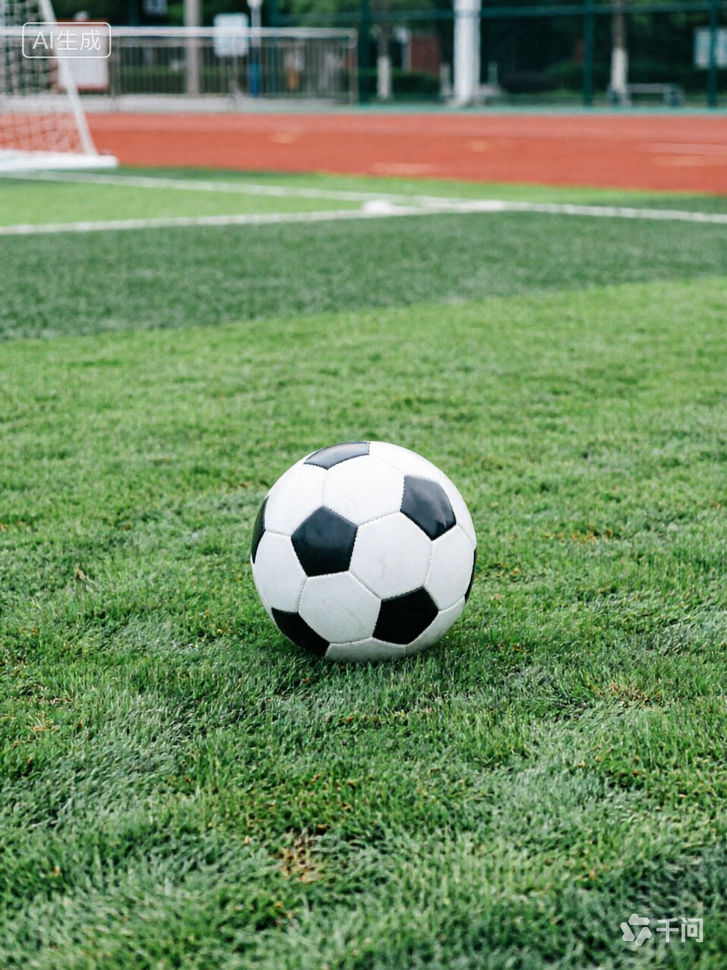
#> input picture 算法组/Week2/tangziyi/image/1.png, 727 x 970 px, shrunk from 960 x 1280 before the run, given in place of 1.jpeg, which was not available
$ python week2_task1.py
#> lines starting #> are read from the running program, lines starting #| are printed output that depends on the picture; after the words box and inside, x2 and y2 are one past the last pixel; in counts of white or black regions, pixels touching at a corner belong together
import cv2
import numpy as np

# 1. 读取图片（注意你的图片路径，如果叫 2.jpeg 就改成 2.jpeg）
img = cv2.imread(r'D:\MyCode\data\images\1.jpeg')
#> img is the input picture: shape (970, 727, 3); mean B, G, R 97.3, 138.6, 111.6

# 2. 极其重要：检查图片有没有读进来
if img is None:
    print("❌ 错误：找不到图片，请检查路径！")
else:
    print("图片读取成功！开始检测...")

    # 3. 转成 HSV 颜色空间
    hsv = cv2.cvtColor(img, cv2.COLOR_BGR2HSV)
#> hsv: shape (970, 727, 3); mean H, S, V 56.1, 97.9, 144.2

    # 4. 设定目标颜色（绿色）的 HSV 范围
    lower_green = np.array([35, 43, 46])
    upper_green = np.array([90, 255, 255])

    # 5. 生成掩膜
    mask = cv2.inRange(hsv, lower_green, upper_green)
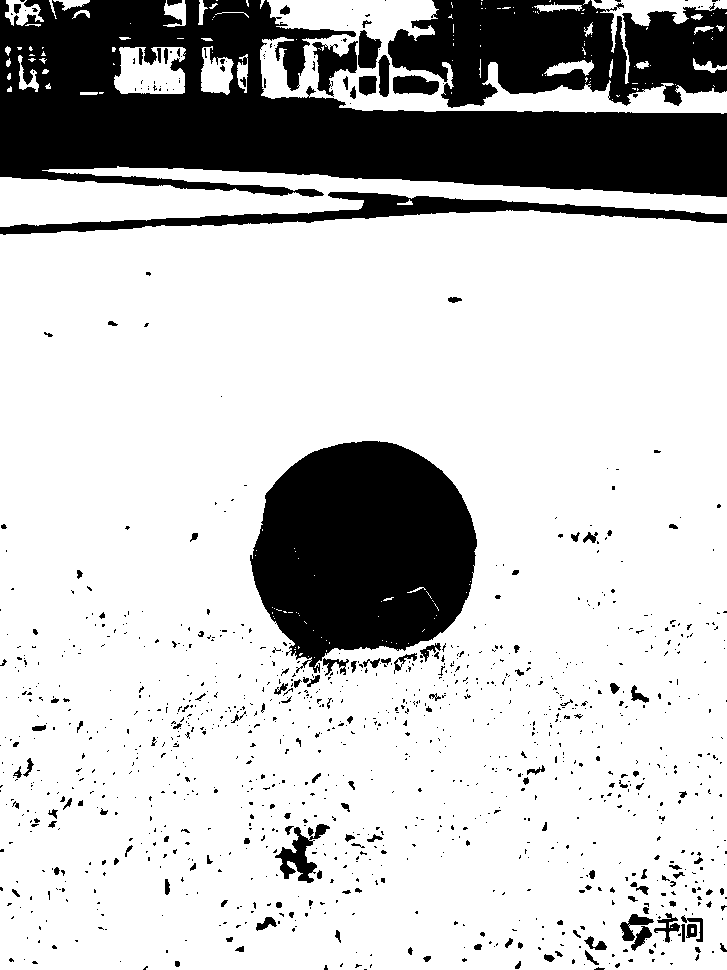
#> mask: shape (970, 727); 76.7% white; 1155 black regions (1004 under 20 px)

    # 6. 找轮廓
    contours, _ = cv2.findContours(mask, cv2.RETR_EXTERNAL, cv2.CHAIN_APPROX_SIMPLE)
#> contours = 113 contours, 87 with area under 20; largest, box (x1, y1, x2, y2) and area: (0, 210, 727, 970) 542853, (0, 166, 727, 227) 19294, (260, 0, 727, 114) 19088, (114, 47, 186, 94) 2638, (591, 0, 727, 84) 1848

    # 7. 判断有没有找到东西
    if len(contours) == 0:
        print("❌ 未检测到目标！")
    else:
        # 8. 找面积最大的轮廓
        largest_contour = max(contours, key=cv2.contourArea)
#> largest_contour = contour of 295 points, box (x1, y1, x2, y2) (0, 210, 727, 970), area 542853
        area = cv2.contourArea(largest_contour)
#> area = 542853

        # 9. 过滤噪点
        if area < 500:
            print(f"检测到了物体，但面积({area})太小，判定为噪点。")
        else:
            # 10. 计算外接矩形，算出中心点 u, v
            x, y, w, h = cv2.boundingRect(largest_contour)
#> x = 0; y = 210; w = 727; h = 760
            u = x + w // 2
#> u = 363
            v = y + h // 2
#> v = 590

            # 终端输出坐标
            print(f"✅ 检测成功！目标面积: {area}")
#| ✅ 检测成功！目标面积: 542853.0
            print(f"✅ 目标中心点坐标: u={u}, v={v}")
#| ✅ 目标中心点坐标: u=363, v=590

$ run again, with 算法组/Week2/tangziyi/image/2.png copied over 算法组/Week2/tangziyi/image/1.png
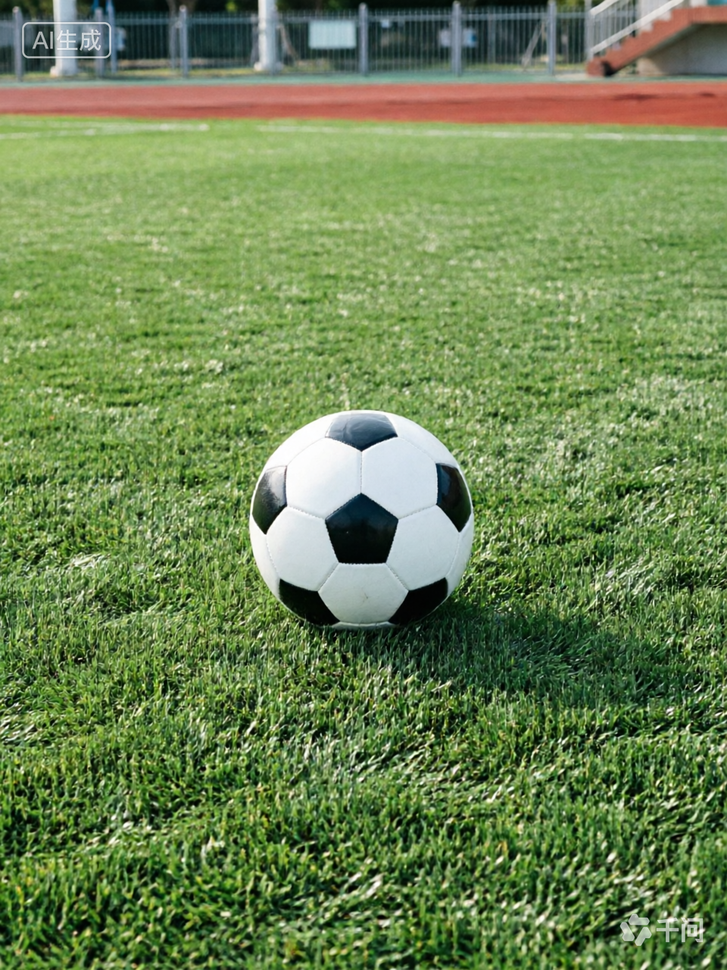
#> input picture 算法组/Week2/tangziyi/image/2.png, 727 x 970 px, shrunk from 960 x 1280 before the run, given in place of 1.jpeg, which was not available
#> img is the input picture: shape (970, 727, 3); mean B, G, R 82.7, 132.6, 109.1
#> hsv: shape (970, 727, 3); mean H, S, V 49.4, 116.4, 136.2
#> `mask = cv2.inRange(hsv, lower_green, upper_green)`:
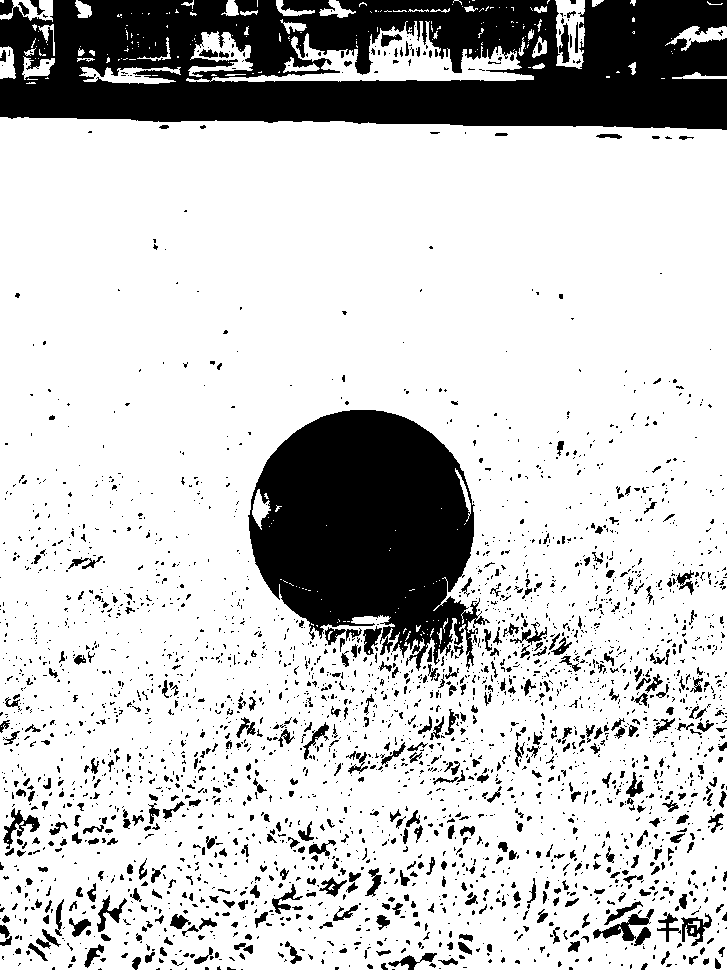
#> mask: shape (970, 727); 78.3% white; 2935 black regions (2438 under 20 px)
#> contours = 172 contours, 141 with area under 20; largest, box (x1, y1, x2, y2) and area: (0, 117, 727, 970) 612969, (186, 21, 534, 82) 6544, (555, 0, 585, 69) 1624, (188, 31, 253, 77) 1348, (79, 67, 181, 84) 780
#> largest_contour = contour of 498 points, box (x1, y1, x2, y2) (0, 117, 727, 970), area 612969
#> area = 612969
#> x = 0; y = 117; w = 727; h = 853
#> u = 363
#> v = 543
#| ✅ 检测成功！目标面积: 612969.0
#| ✅ 目标中心点坐标: u=363, v=543

$ run again, with 算法组/Week2/tangziyi/image/3.png copied over 算法组/Week2/tangziyi/image/1.png
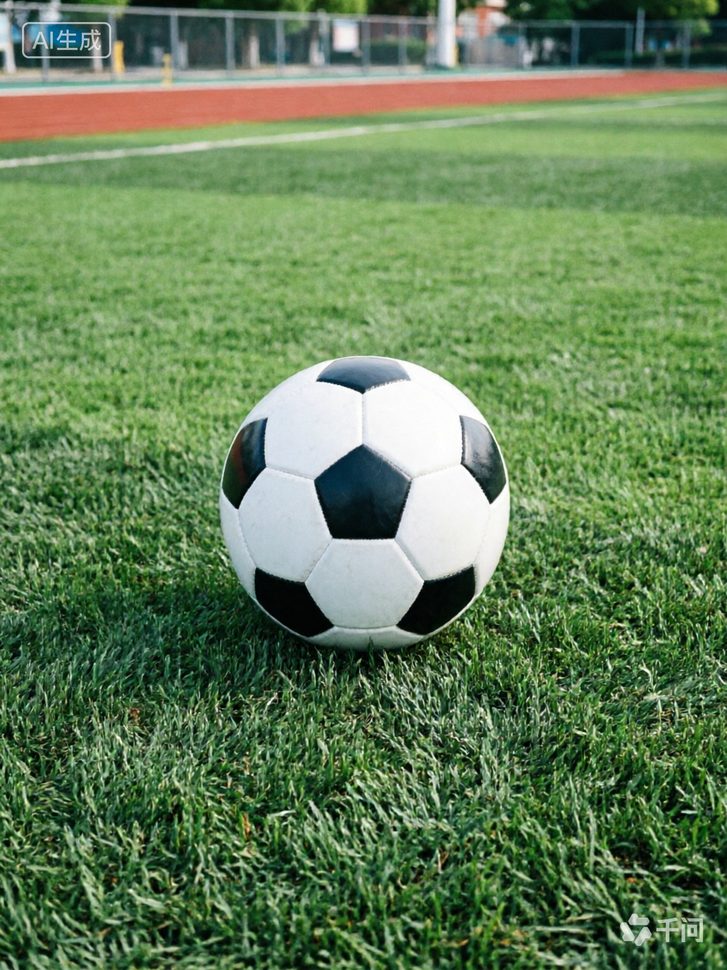
#> input picture 算法组/Week2/tangziyi/image/3.png, 727 x 970 px, shrunk from 960 x 1280 before the run, given in place of 1.jpeg, which was not available
#> img is the input picture: shape (970, 727, 3); mean B, G, R 87.7, 128.4, 100.2
#> hsv: shape (970, 727, 3); mean H, S, V 56.5, 108.5, 131.6
#> `mask = cv2.inRange(hsv, lower_green, upper_green)`:
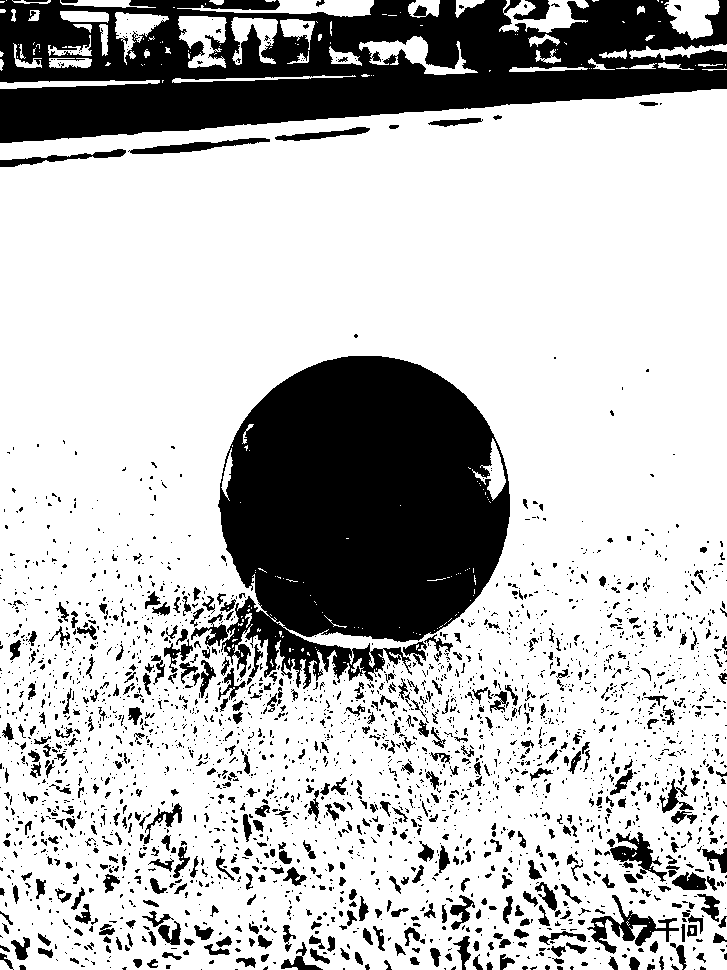
#> mask: shape (970, 727); 73.9% white; 2731 black regions (2196 under 20 px)
#> contours = 107 contours, 68 with area under 20; largest, box (x1, y1, x2, y2) and area: (0, 89, 727, 970) 615662, (178, 16, 227, 68) 1473, (359, 36, 478, 75) 1466, (664, 0, 720, 40) 1436, (177, 0, 374, 17) 1385
#> largest_contour = contour of 976 points, box (x1, y1, x2, y2) (0, 89, 727, 970), area 615662
#> area = 615662
#> x = 0; y = 89; w = 727; h = 881
#> u = 363
#> v = 529
#| ✅ 检测成功！目标面积: 615662.0
#| ✅ 目标中心点坐标: u=363, v=529
